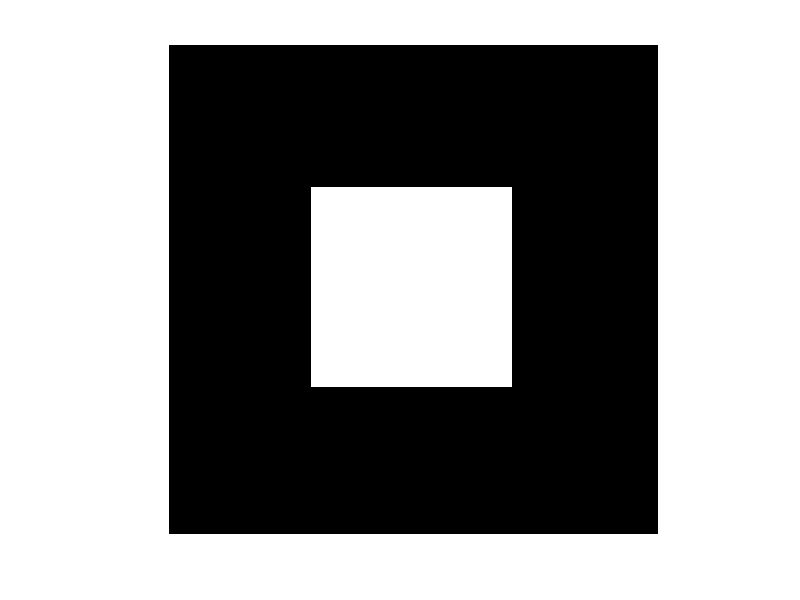

Write MATLAB code to recreate this figure.
Cx = 50;  % Center x-coordinate
Cy = 50;  % Center y-coordinate
Radius = 20;  % "Radius" (which will be the distance threshold)

A = zeros(100, 100);  % Initialize the matrix to all zeros

for i = 1:100
    for j = 1:100
        % Apply the chessboard (Chebyshev) distance condition
        if max(abs(Cx - i), abs(Cy - j)) <= Radius
            A(i, j) = 255;  % Set pixel to white if within the "radius"
        end
    end
end

imshow(A);  % Display the result
